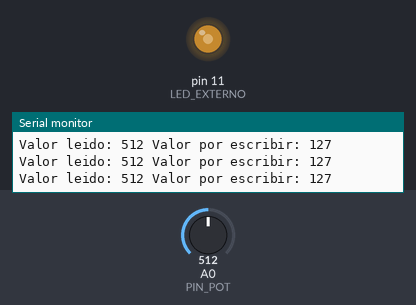
Bench run of a sketch on a simulated Arduino Uno, built with avr-gcc and run on an emulated ATmega328P. Parts: output pins drawn as LEDs (lit = HIGH), the last lines printed to the serial monitor. The test bench sets the inputs (shaded band); at power-on: A0 (PIN_POT) = 512.

Above: at 1.2 s.
1.3 s: A0 (PIN_POT) set to 986
At 1.7 s:
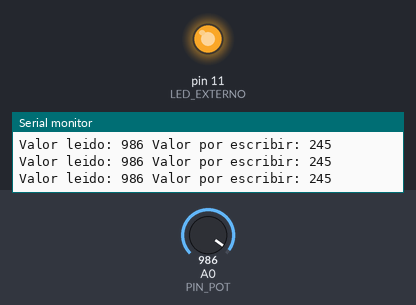
2.8 s: A0 (PIN_POT) set to 1010
At 3.7 s:
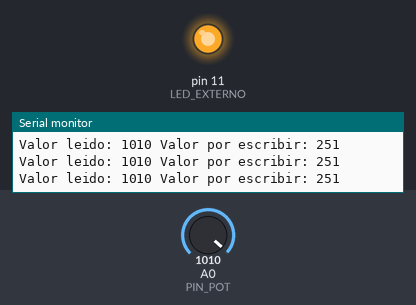
5.8 s: A0 (PIN_POT) set to 410
At 7.1 s:
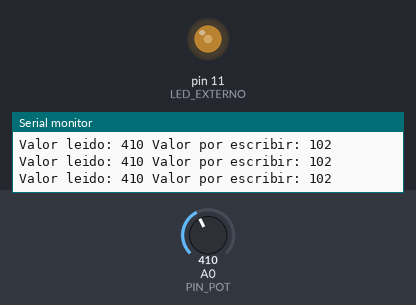
8.8 s: A0 (PIN_POT) set to 385
At 9.2 s:
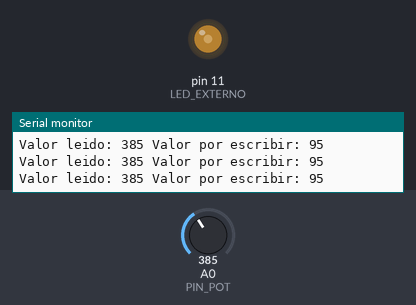
11.8 s: A0 (PIN_POT) set to 716
At 12.4 s:
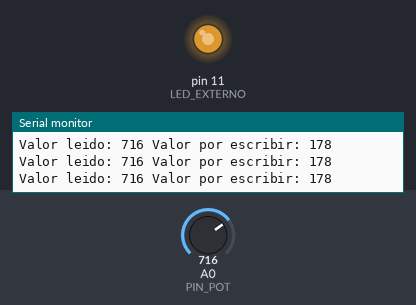
13.3 s: A0 (PIN_POT) set to 122
At 14.3 s:
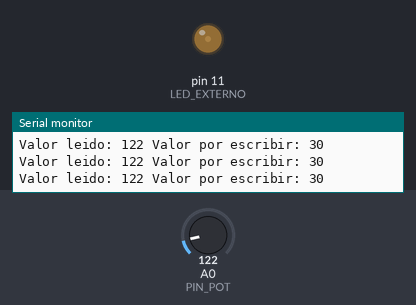
Timing chart, 0 to 15.8 s (numbered marks = the images above; inputs shaded):
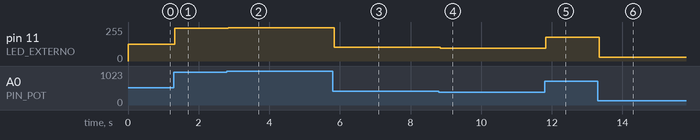

Measured:
- after the input at 1.3 s, pin 11 (LED_EXTERNO): 127/255 → 245/255 at once
- after the input at 2.8 s, pin 11 (LED_EXTERNO): 245/255 → 251/255 at once
- after the input at 5.8 s, pin 11 (LED_EXTERNO): 251/255 → 102/255 at once
- after the input at 8.8 s, pin 11 (LED_EXTERNO): 102/255 → 95/255 at once
- after the input at 11.8 s, pin 11 (LED_EXTERNO): 95/255 → 178/255 at once
- after the input at 13.3 s, pin 11 (LED_EXTERNO): 178/255 → 30/255 after 0.05 s

The sketch:

Potenciometro_LED_Externo_Serial.ino
```cpp
int PIN_POT = A0;
int LED_EXTERNO = 11;

void setup() {
  pinMode(LED_EXTERNO, OUTPUT);
  pinMode(PIN_POT, INPUT);

  // Inicializamos la conexion serial.
  // 9600 es la tasa de velocidad de la conexion.
  Serial.begin(9600);
}

void loop() {
  int pot = analogRead(PIN_POT);

  int ledBright = map(pot, 0, 1023, 0, 255);
  analogWrite(LED_EXTERNO, ledBright);

  // Escribimos lo que queremos mandar al ordenador.
  Serial.print("Valor leido: ");
  // No podemos escribir datos de tipos diferentes en la misma funcion.
  // Por eso usamos intrucciones diferentes para texto y numeros.
  Serial.print(pot);
  Serial.print(" Valor por escribir: ");
  Serial.print(ledBright);
  // Serial.print() anade caracteres a un tampon.
  // Serial.println() (de print"Line") manda el tampon al ordenador.
  Serial.println();

  delay(50);
}
```
